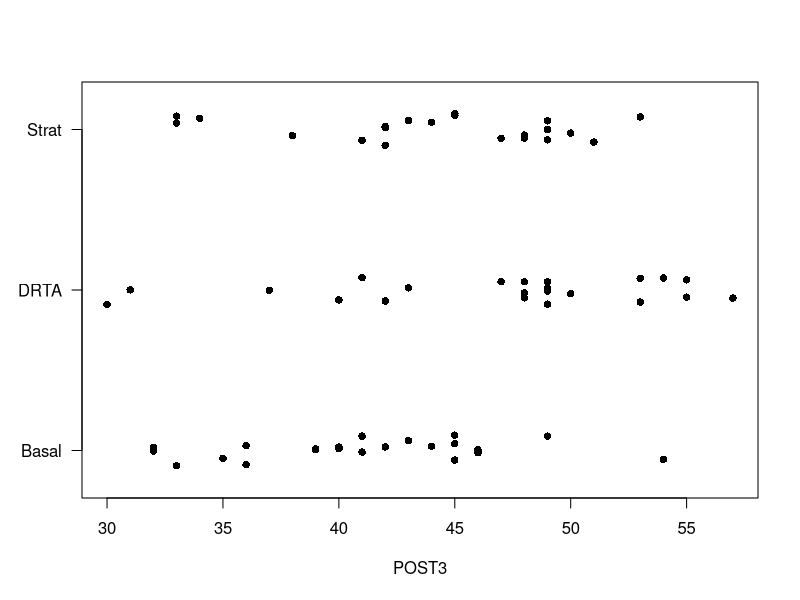
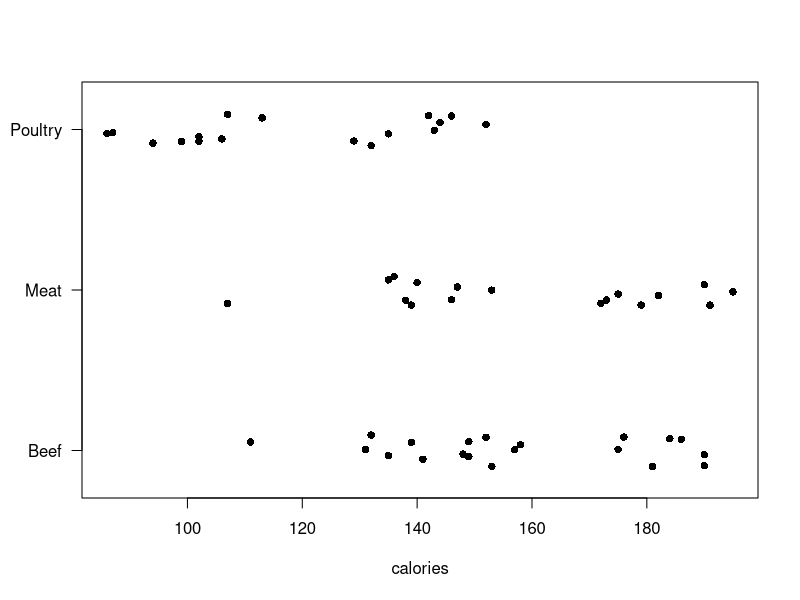
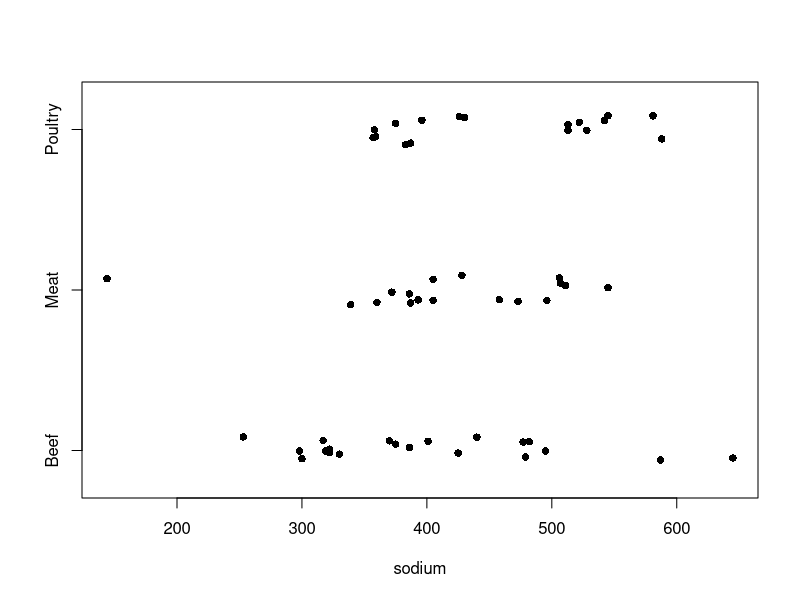
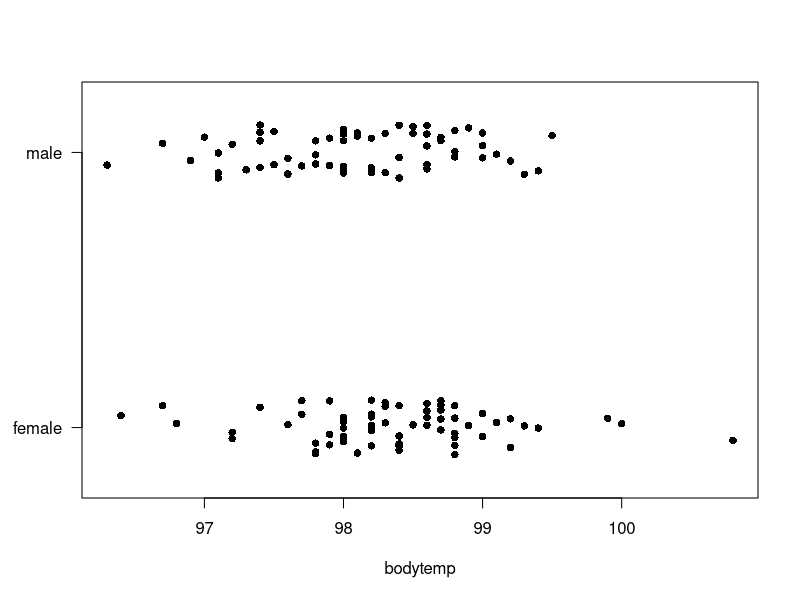
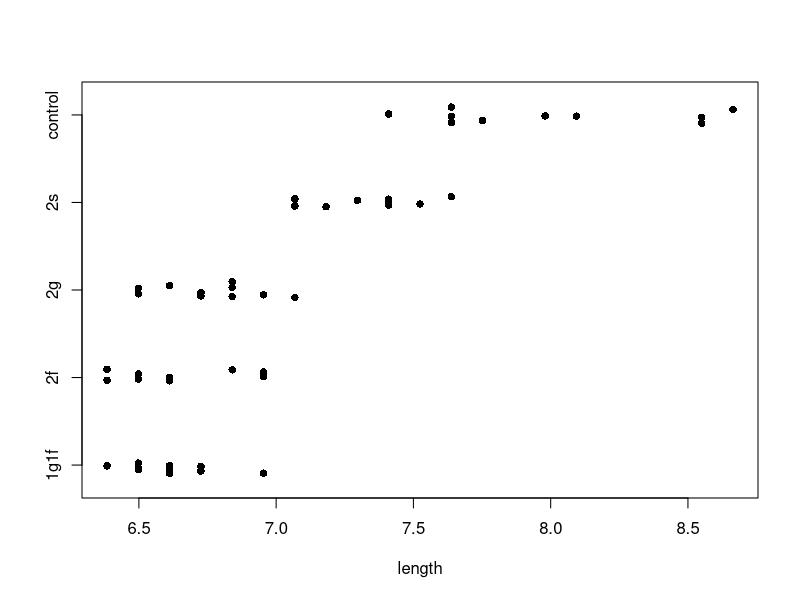
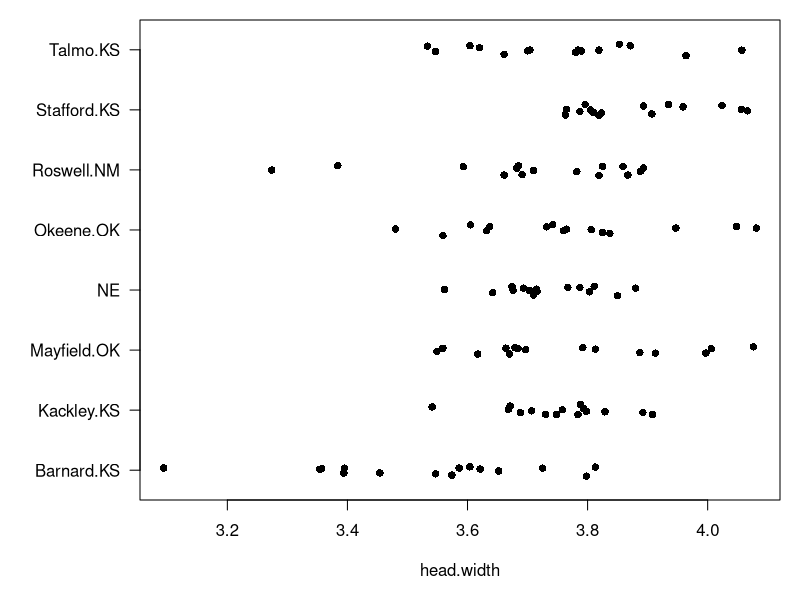
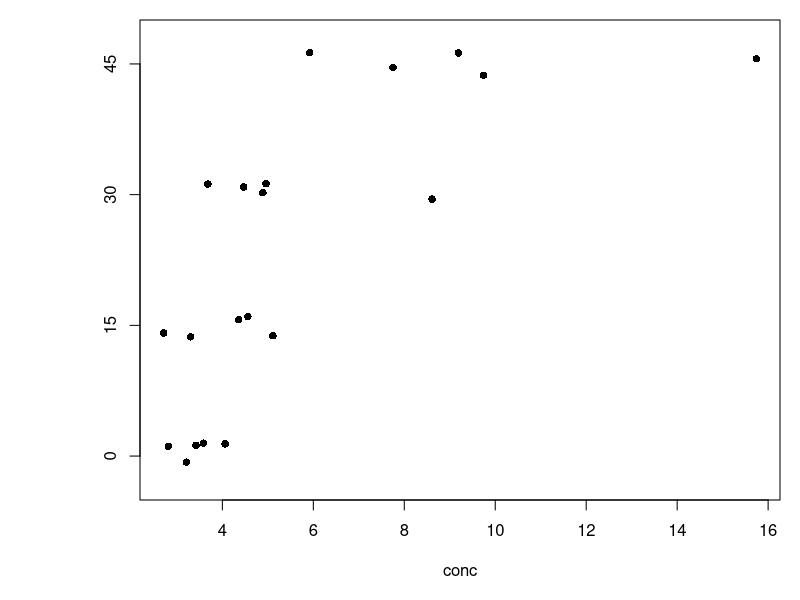
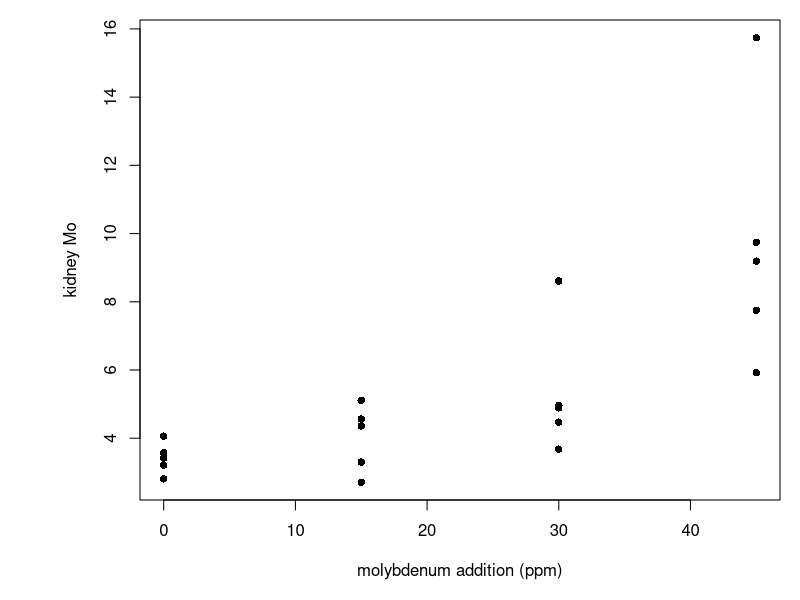

Here is the R script that generated these plots, in order:
## ---- chunk 1
library(magrittr)  # for piping
# library(SASmarkdown)  # SASMarkdown is no longer available on CRAN, but there are archived versions there.  I can download and install locally if I want to use it, but I don't think I use this any more.
# library(kableExtra) generates an error; might need to update R version to make this work

# for help using SAS in Markdown see 
# https://www.r-bloggers.com/2019/09/create-rmarkdown-document-with-sas-code-and-output-sas-engine/
## ---- chunk 2
knitr::opts_chunk$set(fig.width = 5, fig.height = 4.5, fig.align = "center") 
## ---- chunk 3
reading <- read.table("data/reading.txt", head = T, stringsAsFactors = T)
with(reading, stripchart(POST3 ~ Group, method = "jitter", pch = 16, las = 1))
## ---- chunk 4
hotdog <- read.table("data/hotdog.txt", head = T, stringsAsFactors = TRUE)
with(hotdog, stripchart(calories ~ type, method = "jitter", pch = 16, las = 1))
## ---- chunk 5
options(knitr.kable.NA = '') 

sources <- c("Groups", "Error", "Total")

df <- c("$g-1$", "$n_T-g$", "$n_T-1$")

SS <- c("$SS_{Groups}$", "$SS_{Error}$", "$SS_{Total}$")

MS <- c("$MS_{Groups}$", "$MS_{Error}$", NA)

Fstat <- c("$MS_{Groups} / MS_{Error}$", NA, NA)

pval <- rep(NA, 3)

one_factor_anova_table <- data.frame(cbind(sources, df, SS, MS, Fstat, pval))

colnames(one_factor_anova_table) = c("source", "df", "SS", "MS", "$F$", "$p$")
                            
knitr::kable(format="html",
             one_factor_anova_table, 
             escape = FALSE) 

# eventually I want 
#knitr::kable(format="html",
#             df_accounting, 
#             escape = FALSE) %>% kable_styling()
#
# but this requires loading kableExtra, which I can't figure out how to do right now.
## ---- chunk 6
fm1 <- lm(calories ~ type, data = hotdog)
anova(fm1) 
## ---- chunk 7
options(knitr.kable.NA = '') 
anova(fm1) %>% knitr::kable(format = "html")
## ---- chunk 8
with(hotdog, stripchart(sodium ~ type, method = "jitter", pch = 16))
fm2 <- lm(sodium ~ type, data = hotdog)
anova(fm2)
## ---- chunk 9
summary(fm1)
## ---- chunk 10
bodytemp <- read.table("data/bodytemp.txt", head = T, stringsAsFactors = T)
with(bodytemp, stripchart(bodytemp ~ gender, method = 'jitter', pch = 16, las = 1))
## ---- chunk 11
t.test(bodytemp ~ gender, data = bodytemp, var.equal = TRUE)
## ---- chunk 12
anova(lm(bodytemp ~ gender, data = bodytemp))
## ---- chunk 13
pea <- read.table("data/pea.txt", head = T, stringsAsFactors = T)
with(pea, stripchart(length ~ trt, method = "jitter", pch = 16))
## ---- chunk 14
beetle <- read.table("data/beetle.txt", head = T, stringsAsFactors = T)
par(mar = c(5, 7, 1, 1))
with(beetle, stripchart(head.width ~ site, method = "jitter", pch = 16, las = 1))
## ---- chunk 15
molybdenum <- read.csv("data/molybdenum.csv", head = T)
with(molybdenum, stripchart(conc ~ diet, method = "jitter", pch = 16))
## ---- chunk 16
with(molybdenum, plot(conc ~ diet, xlab = "molybdenum addition (ppm)", ylab = "kidney Mo", pch = 16))
## ---- chunk 17
with(molybdenum, plot(log(conc) ~ diet, xlab = "molybdenum addition (ppm)", ylab = "log(kidney Mo)", pch = 16))
